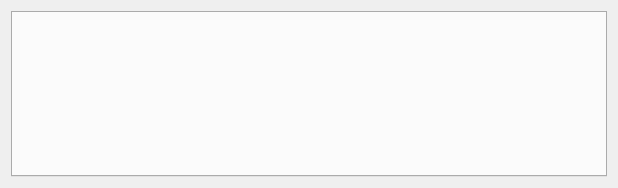
<?xml version="1.0" encoding="UTF-8"?>
<ui version="4.0">
 <class>SVPreferencesDialog</class>
 <widget class="QWidget" name="SVPreferencesDialog">
  <property name="windowModality">
   <enum>Qt::WindowModal</enum>
  </property>
  <property name="geometry">
   <rect>
    <x>0</x>
    <y>0</y>
    <width>618</width>
    <height>188</height>
   </rect>
  </property>
  <property name="windowTitle">
   <string>Preferences</string>
  </property>
  <layout class="QVBoxLayout" name="verticalLayout">
   <item>
    <widget class="QTabWidget" name="tabWidget">
     <property name="currentIndex">
      <number>-1</number>
     </property>
    </widget>
   </item>
  </layout>
 </widget>
 <resources/>
 <connections/>
</ui>
